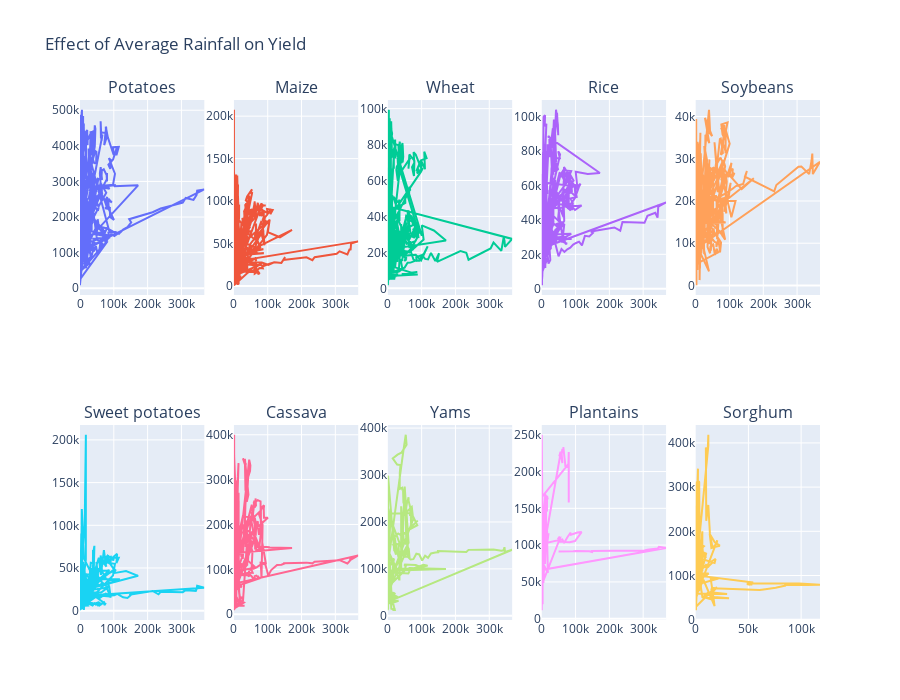

Notebook code cell kept with this figure:
### Markdown cell above
pestiside vs yeild

### Code cell
import plotly.subplots as sp
# this is for creating a subplot 
import plotly.graph_objs as go
# this is used for creating a new graph and for using .scatter function 

fig = sp.make_subplots(rows=2, cols=5, subplot_titles=['Potatoes', 'Maize', 'Wheat', 'Rice', 'Soybeans','Sweet potatoes', 'Cassava', 'Yams', 'Plantains', 'Sorghum'])

fig.add_trace(go.Scatter(x=df0["pesticides_tonnes"], y=df0["hg/ha_yield"]), row=1, col=1)
fig.add_trace(go.Scatter(x=df1["pesticides_tonnes"], y=df1["hg/ha_yield"]), row=1, col=2)
fig.add_trace(go.Scatter(x=df2["pesticides_tonnes"], y=df2["hg/ha_yield"]), row=1, col=3)
fig.add_trace(go.Scatter(x=df3["pesticides_tonnes"], y=df3["hg/ha_yield"]), row=1, col=4)
fig.add_trace(go.Scatter(x=df4["pesticides_tonnes"], y=df4["hg/ha_yield"]), row=1, col=5)
fig.add_trace(go.Scatter(x=df5["pesticides_tonnes"], y=df5["hg/ha_yield"]), row=2, col=1)
fig.add_trace(go.Scatter(x=df6["pesticides_tonnes"], y=df6["hg/ha_yield"]), row=2, col=2)
fig.add_trace(go.Scatter(x=df7["pesticides_tonnes"], y=df7["hg/ha_yield"]), row=2, col=3)
fig.add_trace(go.Scatter(x=df8["pesticides_tonnes"], y=df8["hg/ha_yield"]), row=2, col=4)
fig.add_trace(go.Scatter(x=df9["pesticides_tonnes"], y=df9["hg/ha_yield"]), row=2, col=5)

fig.update_layout(title_text='Effect of Average Rainfall on Yield', height=700, showlegend=False)
fig.show()

### Figure 1 — Plotly figure (JSON) as saved in the notebook; plotly's stock layout.template omitted (floating-point values rounded to 4 significant figures; data arrays with more than 128 entries replaced by an {"elided": "..."} marker saying what was removed)
{"data": [{"type": "scatter", "x": {"elided": "4276 float values"}, "xaxis": "x", "y": {"elided": "4276 int values"}, "yaxis": "y"}, {"type": "scatter", "x": {"elided": "4121 float values"}, "xaxis": "x2", "y": {"elided": "4121 int values"}, "yaxis": "y2"}, {"type": "scatter", "x": {"elided": "3857 float values"}, "xaxis": "x3", "y": {"elided": "3857 int values"}, "yaxis": "y3"}, {"type": "scatter", "x": {"elided": "3388 float values"}, "xaxis": "x4", "y": {"elided": "3388 int values"}, "yaxis": "y4"}, {"type": "scatter", "x": {"elided": "3223 float values"}, "xaxis": "x5", "y": {"elided": "3223 int values"}, "yaxis": "y5"}, {"type": "scatter", "x": {"elided": "3039 float values"}, "xaxis": "x6", "y": {"elided": "3039 int values"}, "yaxis": "y6"}, {"type": "scatter", "x": {"elided": "2890 float values"}, "xaxis": "x7", "y": {"elided": "2890 int values"}, "yaxis": "y7"}, {"type": "scatter", "x": {"elided": "2045 float values"}, "xaxis": "x8", "y": {"elided": "2045 int values"}, "yaxis": "y8"}, {"type": "scatter", "x": {"elided": "847 float values"}, "xaxis": "x9", "y": {"elided": "847 int values"}, "yaxis": "y9"}, {"type": "scatter", "x": {"elided": "556 float values"}, "xaxis": "x10", "y": {"elided": "556 int values"}, "yaxis": "y10"}], "layout": {"annotations": [{"font": {"size": 16}, "showarrow": false, "text": "Potatoes", "x": 0.084, "xanchor": "center", "xref": "paper", "y": 1, "yanchor": "bottom", "yref": "paper"}, {"font": {"size": 16}, "showarrow": false, "text": "Maize", "x": 0.292, "xanchor": "center", "xref": "paper", "y": 1, "yanchor": "bottom", "yref": "paper"}, {"font": {"size": 16}, "showarrow": false, "text": "Wheat", "x": 0.5, "xanchor": "center", "xref": "paper", "y": 1, "yanchor": "bottom", "yref": "paper"}, {"font": {"size": 16}, "showarrow": false, "text": "Rice", "x": 0.708, "xanchor": "center", "xref": "paper", "y": 1, "yanchor": "bottom", "yref": "paper"}, {"font": {"size": 16}, "showarrow": false, "text": "Soybeans", "x": 0.916, "xanchor": "center", "xref": "paper", "y": 1, "yanchor": "bottom", "yref": "paper"}, {"font": {"size": 16}, "showarrow": false, "text": "Sweet potatoes", "x": 0.084, "xanchor": "center", "xref": "paper", "y": 0.375, "yanchor": "bottom", "yref": "paper"}, {"font": {"size": 16}, "showarrow": false, "text": "Cassava", "x": 0.292, "xanchor": "center", "xref": "paper", "y": 0.375, "yanchor": "bottom", "yref": "paper"}, {"font": {"size": 16}, "showarrow": false, "text": "Yams", "x": 0.5, "xanchor": "center", "xref": "paper", "y": 0.375, "yanchor": "bottom", "yref": "paper"}, {"font": {"size": 16}, "showarrow": false, "text": "Plantains", "x": 0.708, "xanchor": "center", "xref": "paper", "y": 0.375, "yanchor": "bottom", "yref": "paper"}, {"font": {"size": 16}, "showarrow": false, "text": "Sorghum", "x": 0.916, "xanchor": "center", "xref": "paper", "y": 0.375, "yanchor": "bottom", "yref": "paper"}], "height": 700, "showlegend": false, "title": {"text": "Effect of Average Rainfall on Yield"}, "xaxis": {"anchor": "y", "domain": [0, 0.168]}, "xaxis10": {"anchor": "y10", "domain": [0.832, 1]}, "xaxis2": {"anchor": "y2", "domain": [0.208, 0.376]}, "xaxis3": {"anchor": "y3", "domain": [0.416, 0.584]}, "xaxis4": {"anchor": "y4", "domain": [0.624, 0.792]}, "xaxis5": {"anchor": "y5", "domain": [0.832, 1]}, "xaxis6": {"anchor": "y6", "domain": [0, 0.168]}, "xaxis7": {"anchor": "y7", "domain": [0.208, 0.376]}, "xaxis8": {"anchor": "y8", "domain": [0.416, 0.584]}, "xaxis9": {"anchor": "y9", "domain": [0.624, 0.792]}, "yaxis": {"anchor": "x", "domain": [0.625, 1]}, "yaxis10": {"anchor": "x10", "domain": [0, 0.375]}, "yaxis2": {"anchor": "x2", "domain": [0.625, 1]}, "yaxis3": {"anchor": "x3", "domain": [0.625, 1]}, "yaxis4": {"anchor": "x4", "domain": [0.625, 1]}, "yaxis5": {"anchor": "x5", "domain": [0.625, 1]}, "yaxis6": {"anchor": "x6", "domain": [0, 0.375]}, "yaxis7": {"anchor": "x7", "domain": [0, 0.375]}, "yaxis8": {"anchor": "x8", "domain": [0, 0.375]}, "yaxis9": {"anchor": "x9", "domain": [0, 0.375]}}}
